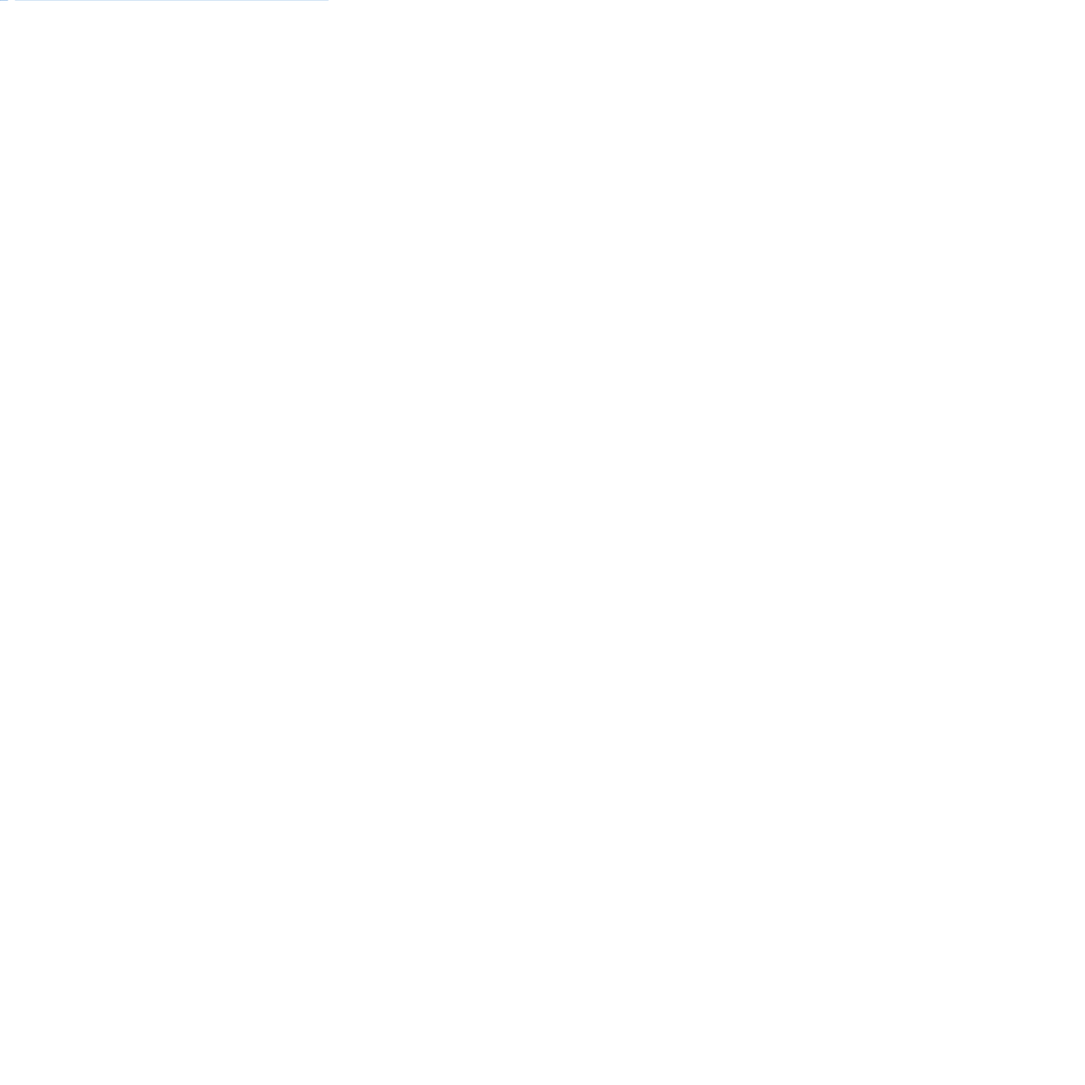
Frame 1 (no input)
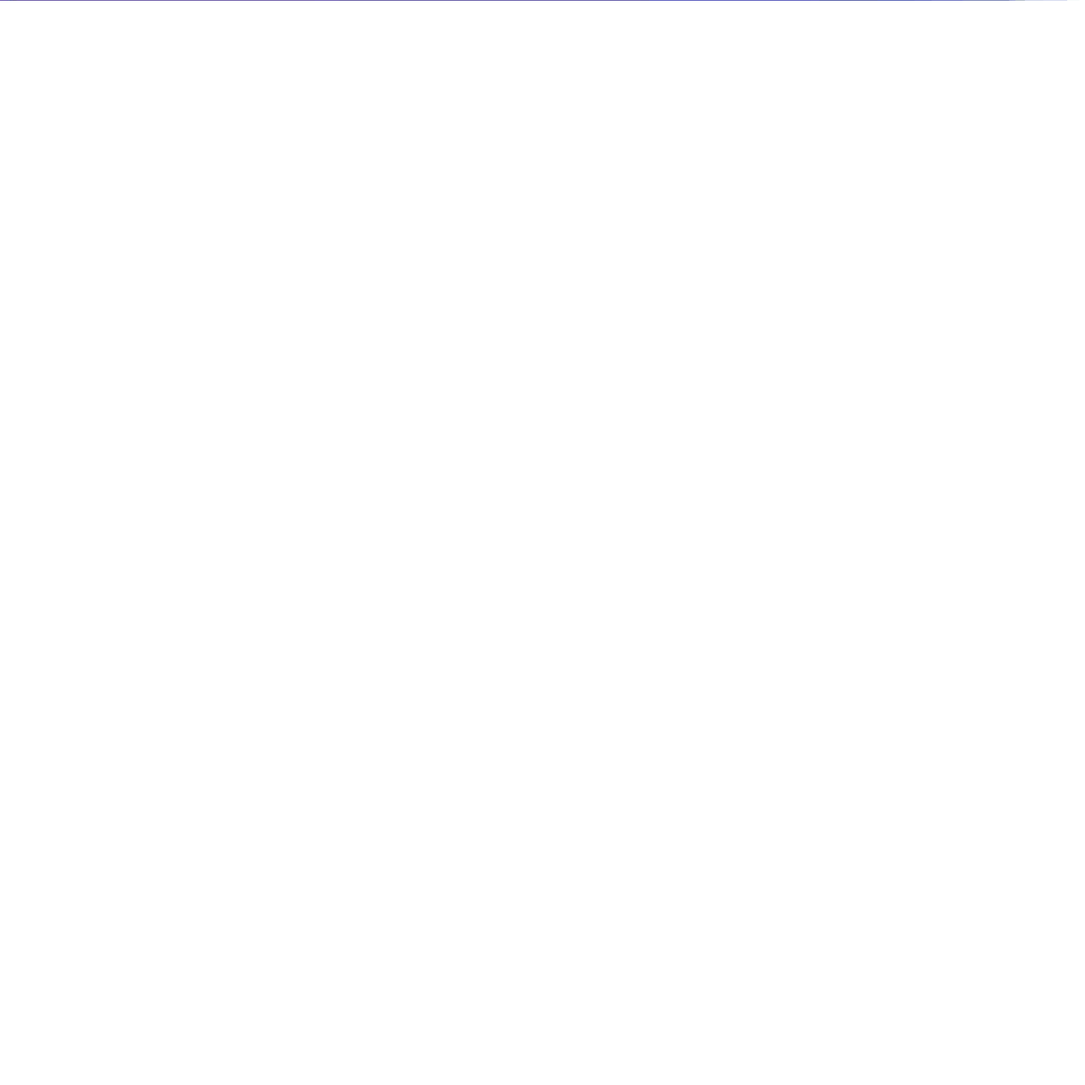
Frame 60 (no input)
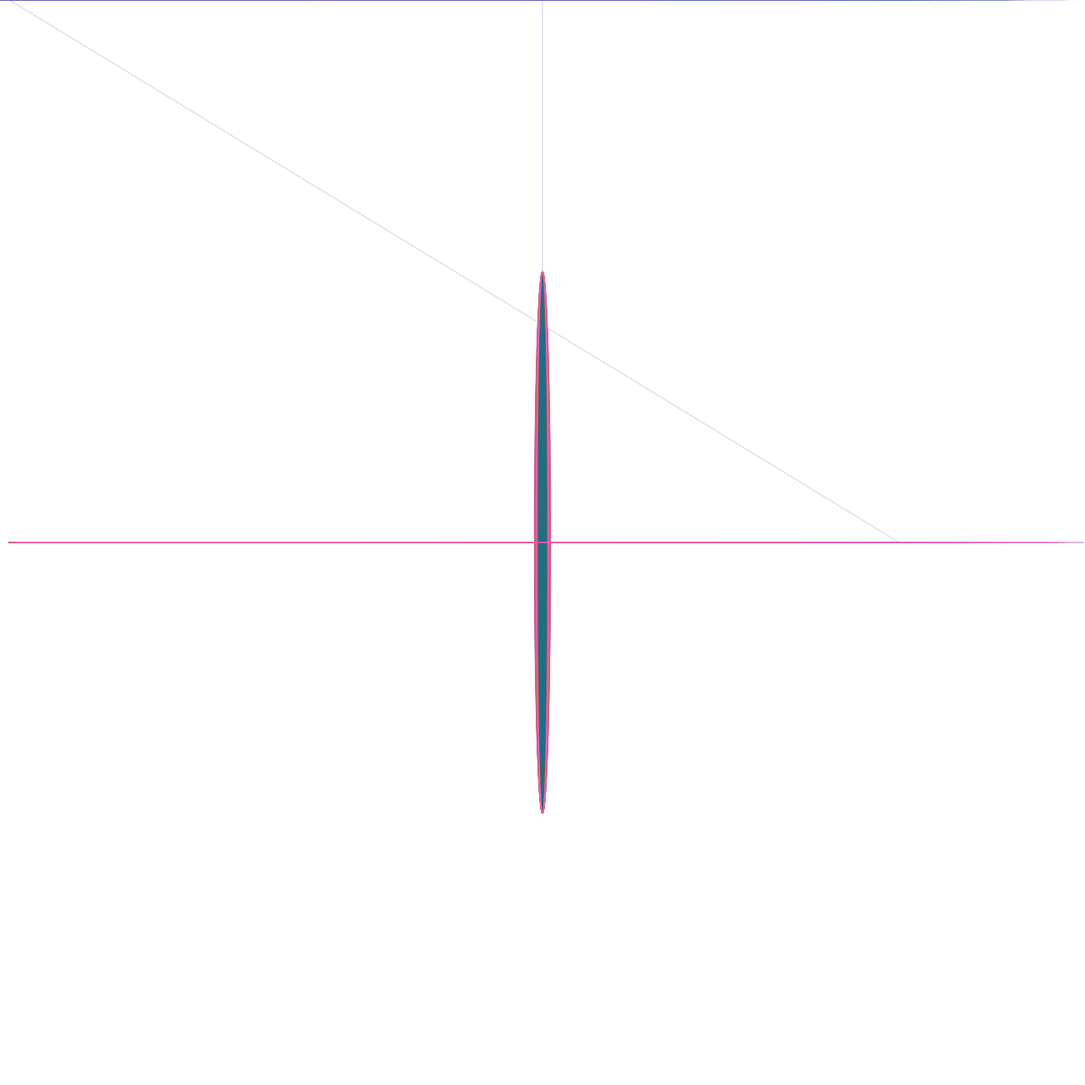
Frame 120 (the mouse pressed at the canvas centre since frame 60)

The p5.js sketch that drew these frames (run headless with seeded random() and noise() and a simulated clock; from frame 60 on, the mouse is pressed at the canvas centre):

// p5.js sketch
// ── sketch.js
// Example 4-7: Filling variables with random values

var r;
var g;
var b;
var a;

var size;
var x;
var y;

myRed = 0;

function setup() {
  createCanvas(1280, 1280);
  //background(myRed, 255, 0);

  myRed = myRed +2;
}

function draw() {
  // Each time through draw(), new random
  // numbers are picked for a new ellipse.
  r = random(10, 255);
  g = random(10, 200);
  b = random(20, 255);
  a = random(255);
  size = random(10, 20);
  x = random(width, 10);
  y = random(height, 20);

  // Use values to draw an ellipse
  fill(0, g, b, 10);
  stroke(myRed, 100, b, a);
  

  line(mouseX, mouseY, mouseX, pmouseY)

  line(x, mouseY, size, pmouseY)
  ellipse(mouseX, mouseY, size, pmouseY)


  myRed = myRed +2;



}
